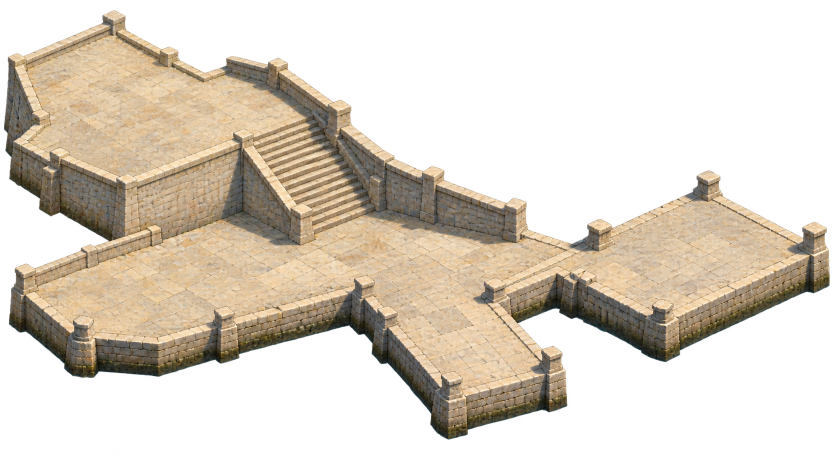
#> input picture portfolio-world/art-source/runtime-r24-foundation-master/foundation-master-a-imagegen-source.png, 1672 x 941 px (shown at 1/2 size); its folder holds 2 pictures in this run
$ python build-r24-foundation-master-candidates.py
#> lines starting #> are read from the running program, lines starting #| are printed output that depends on the picture; after the words box and inside, x2 and y2 are one past the last pixel; in counts of white or black regions, pixels touching at a corner belong together
#!/usr/bin/env python3
"""Calibrate R2.4 ImageGen foundation studies into transparent design-space candidates.

This is deliberately an offline Phase-A art pipeline.  It never reads or writes
runtime source, gameplay geometry, collision data, or visual coverage assets.
"""
from __future__ import annotations

import hashlib
import json
from pathlib import Path

from PIL import Image, ImageDraw, ImageFilter, ImageFont


ROOT = Path(__file__).resolve().parents[2]
SOURCE = ROOT / "portfolio-world" / "art-source" / "runtime-r24-foundation-master"
ASSETS = ROOT / "portfolio-world" / "public" / "assets" / "canonical-r2" / "candidates" / "runtime-r24-foundation-master"
EVIDENCE = ROOT / "reports" / "portfolio-world-rebuild" / "evidence" / "runtime-r24-foundation-master"
MANIFEST = ROOT / "data" / "portfolio-world" / "runtime-r24-foundation-master-candidates.json"
CANONICAL = ROOT / "reports" / "portfolio-world-rebuild" / "evidence" / "gameplay-projection-refinement" / "projection-a-elevated-gameplay.png"
ART = ROOT / "portfolio-world" / "public" / "assets" / "canonical-r2"
SIZE = (1920, 1080)


def ensure() -> None:
    ASSETS.mkdir(parents=True, exist_ok=True)
    EVIDENCE.mkdir(parents=True, exist_ok=True)


def clean_alpha(image: Image.Image) -> Image.Image:
    """Keep authored alpha; erase only near-transparent fringe pixels."""
    image = image.convert("RGBA")
#> image is the input picture: PIL image 1672x941 RGBA; mean R, G, B, A 79.9, 70.8, 57.9, 110.9
    alpha = image.getchannel("A").point(lambda value: 0 if value < 18 else value)
    image.putalpha(alpha)
    return image


def calibrated(source_name: str, placement: tuple[int, int, int, int]) -> Image.Image:
    source = clean_alpha(Image.open(SOURCE / source_name))
    x, y, width, height = placement
    source = source.resize((width, height), Image.Resampling.LANCZOS)
    canvas = Image.new("RGBA", SIZE, (0, 0, 0, 0))
#> canvas: PIL image 1920x1080 RGBA; every value is 0
    canvas.alpha_composite(source, (x, y))
#> call 2 of calibrated, with source_name = 'foundation-master-b-imagegen-source.png', placement = (20, 48, 1870, 1052)
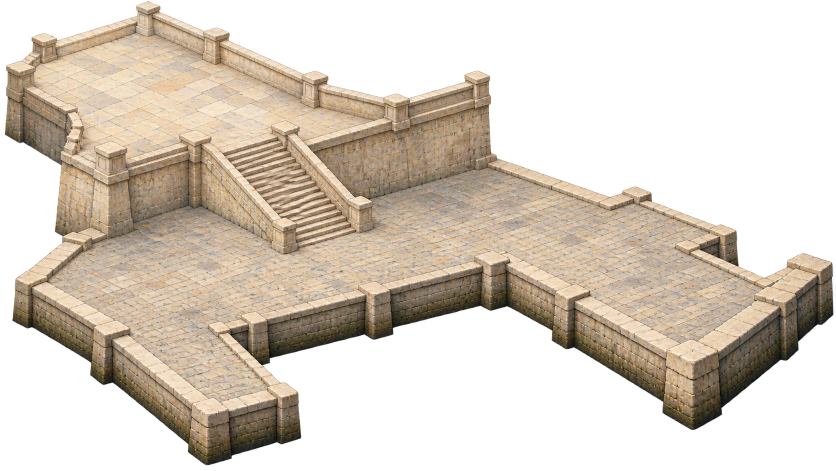
#> input picture portfolio-world/art-source/runtime-r24-foundation-master/foundation-master-b-imagegen-source.png, 1672 x 941 px (shown at 1/2 size)
#> in clean_alpha, image is the input picture: PIL image 1672x941 RGBA; mean R, G, B, A 91.9, 81.7, 69.2, 127.5
#> in calibrated (call 2), `canvas.alpha_composite(source, (x, y))`:
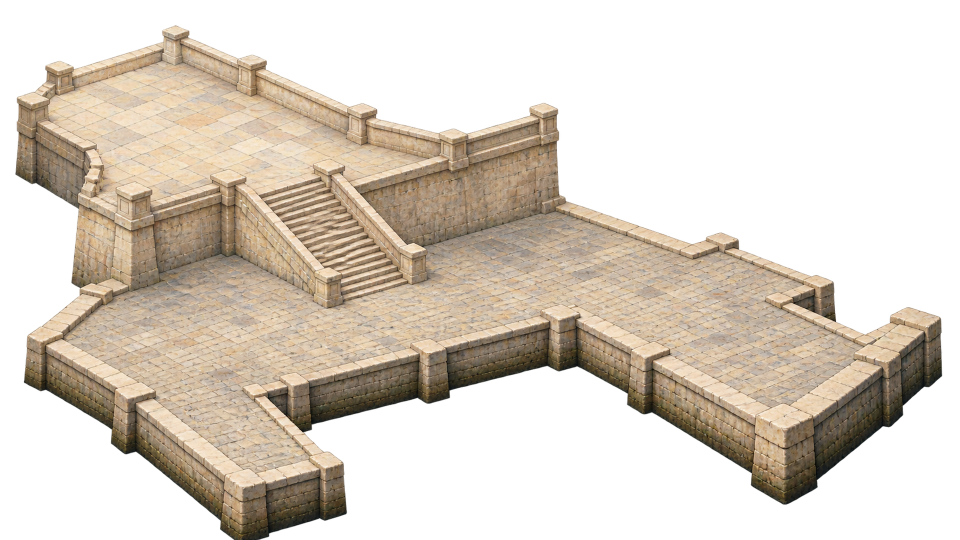
#> canvas: PIL image 1920x1080 RGBA (shown at 1/2 size); mean R, G, B, A 86, 76.4, 64.7, 120.9; transparent parts drawn white
    return canvas


def alpha_slice(master: Image.Image, lower: int, upper: int) -> Image.Image:
    """Prepared Phase-B structural slice; it is not imported by the current runtime."""
#> called with lower = 330, upper = 1080
    result = master.copy()
    alpha = result.getchannel("A")
#> alpha: PIL image 1920x1080 L
    mask = Image.new("L", SIZE, 0)
#> mask: PIL image 1920x1080 L; every value is 0
    ImageDraw.Draw(mask).rectangle((0, lower, SIZE[0], upper), fill=255)
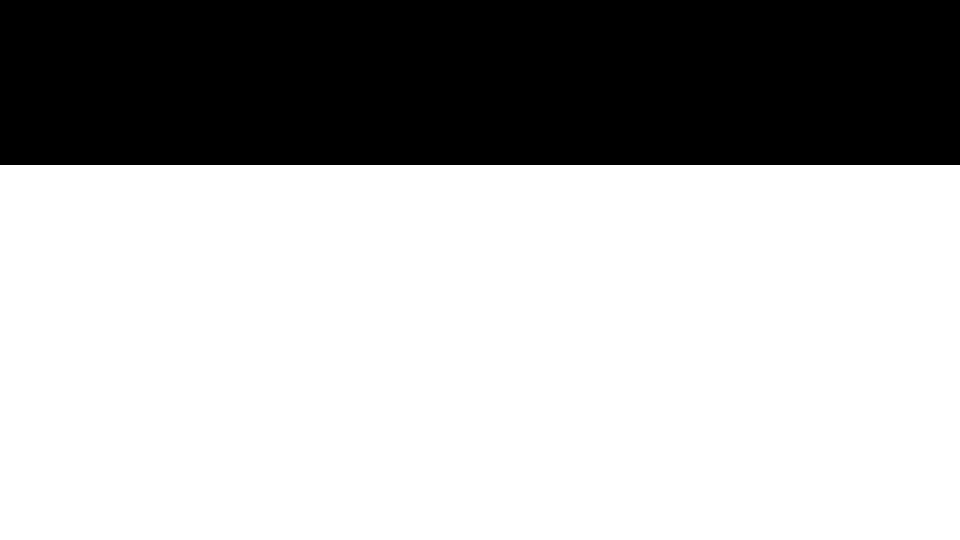
#> mask: PIL image 1920x1080 L (shown at 1/2 size); 69.4% white; 1 black region, box (x1, y1, x2, y2) and area: (0, 0, 1920, 330) 633600
    alpha = Image.composite(alpha, Image.new("L", SIZE, 0), mask)
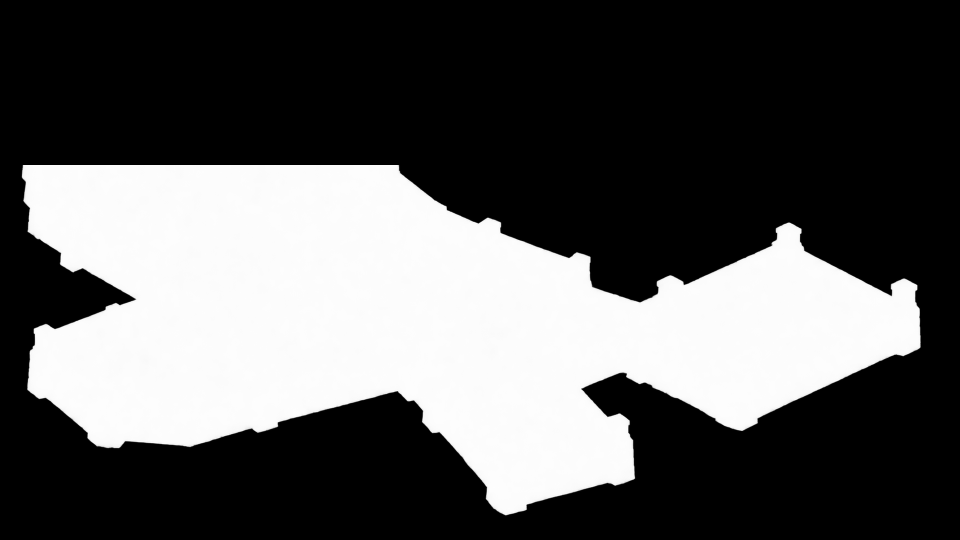
#> alpha: PIL image 1920x1080 L (shown at 1/2 size); min 0, max 255, mean 87.5
    result.putalpha(alpha)
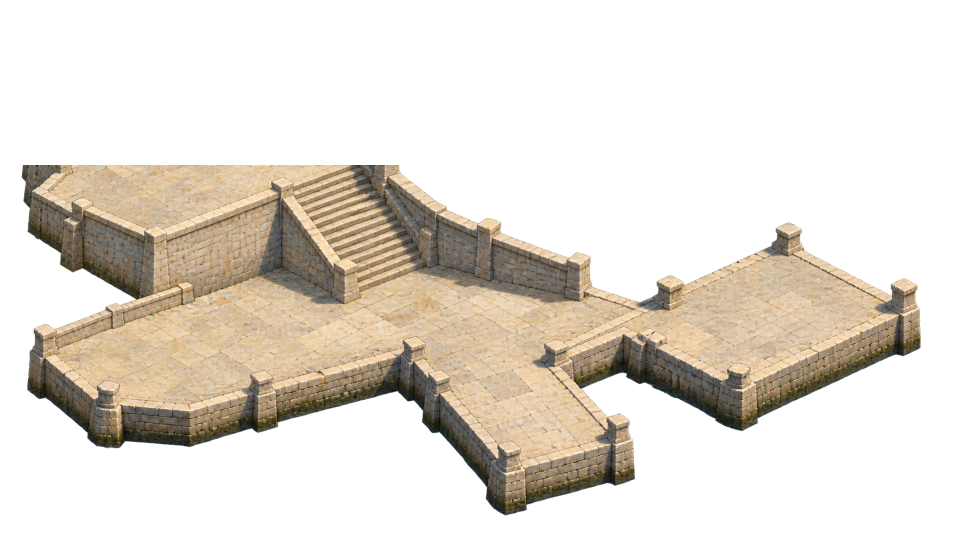
#> result: PIL image 1920x1080 RGBA (shown at 1/2 size); mean R, G, B, A 70.6, 62.6, 51.3, 87.5; transparent parts drawn white
    return result


# [18 lines left out: functions checker, labelled, not called in this run]


def preview(master: Image.Image, candidate: str) -> Image.Image:
    # The pale cyan is a neutral review backdrop, not part of the transparent foundation asset.
#> called with candidate = 'A'
    output = Image.new("RGBA", SIZE, "#2e9caf")
    output.alpha_composite(master)
    placements = [
        ("architecture/hall-b.png", 135, 0, 605, 320),
        ("architecture/workshop-c.png", 85, 520, 505, 280),
        ("architecture/office-b.png", 700, 505, 280, 205),
        ("ships/secondary-b.png", 1045, 240, 275, 255),
        ("ships/workboat-a.png", 1140, 470, 140, 75),
        ("ships/hero-b.png", 1325, 115, 595, 685),
    ]
    for path, x, y, w, h in placements:
        layer = Image.open(ART / path).convert("RGBA").resize((w, h), Image.Resampling.LANCZOS)
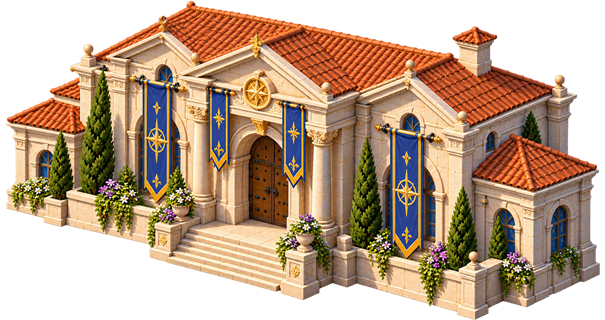
#> input picture world/assets/canonical-r2/architecture/hall-b.png, 605 x 320 px, found by its file name
#> layer is the input picture: PIL image 605x320 RGBA; mean R, G, B, A 110.6, 84.7, 62.2, 171.5
        output.alpha_composite(layer, (x, y))
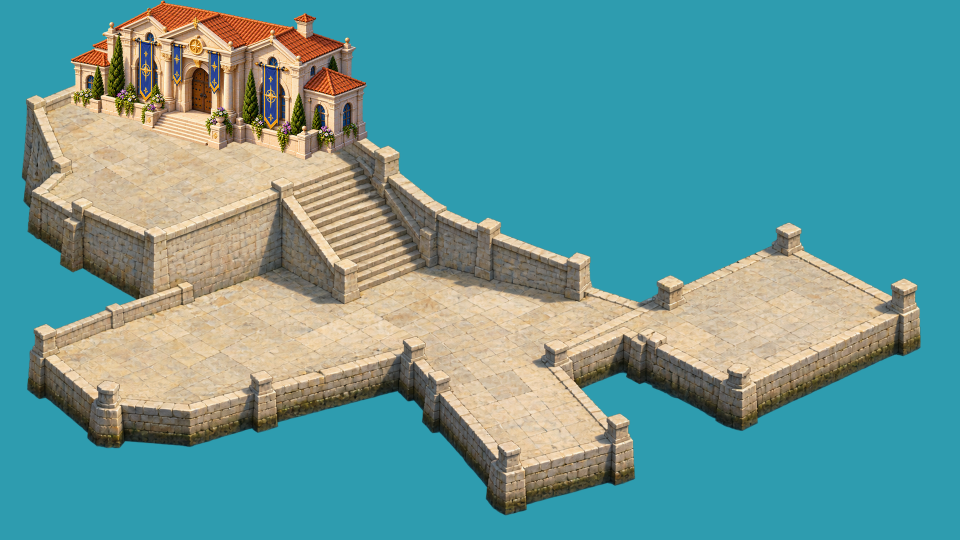
#> output: PIL image 1920x1080 RGBA (shown at 1/2 size); mean R, G, B, A 100.8, 154, 152.5, 255
    player = Image.open(ART / "player/player-a.png").convert("RGBA").resize((28, 56), Image.Resampling.LANCZOS)
    output.alpha_composite(player, (429, 729))  # P1 bottom anchor = 443,785
    return labelled(output, f"R2.4 FOUNDATION {candidate} — CALIBRATED REVIEW")


def save_png(image: Image.Image, path: Path) -> None:
    image.save(path, "PNG", optimize=True)


def sha(path: Path) -> str:
    return hashlib.sha256(path.read_bytes()).hexdigest()


# [43 lines left out: functions material_review, comparison, canonical_board, not called in this run]


def main() -> None:
    ensure()
    # Placement constants are deterministic calibration decisions in 1920×1080 design space.
    a = calibrated("foundation-master-a-imagegen-source.png", (35, 74, 1820, 1024))
    b = calibrated("foundation-master-b-imagegen-source.png", (20, 48, 1870, 1052))
    candidates = {"a": a, "b": b}
    for candidate, master in candidates.items():
        master_path = ASSETS / f"foundation-master-{candidate}.png"
        save_png(master, master_path)
        save_png(alpha_slice(master, 330, 1080), ASSETS / f"foundation-master-{candidate}-vertical-structure.png")
        save_png(master, EVIDENCE / f"0{1 if candidate == 'a' else 2}-foundation-master-{candidate}.png")
        save_png(preview(master, candidate.upper()), EVIDENCE / f"0{5 if candidate == 'a' else 6}-{candidate}-full-composition-preview.png")
    save_png(comparison(a, b), EVIDENCE / "04-foundation-candidate-comparison.png")
    save_png(canonical_board(a, b), EVIDENCE / "08-canonical-vs-foundation-candidates.png")
    save_png(material_review(b), EVIDENCE / "09-foundation-material-review.png")
    scene_check = {
        "automated": {"dimensions": "PASS", "transparentCanvas": "PASS", "runtimeImports": "PASS (checked by test)", "forbiddenAssetComposite": "PASS (pipeline allowlist contains only source art and review-only locked overlays)"},
        "manual": {"noBuildings": "PASS", "noShips": "PASS", "noPlayer": "PASS", "noSkyTownMountainsLighthouseUI": "PASS", "noCompleteWaterIllustration": "PASS"},
        "note": "Capstones and structural corner piers are quay/retaining construction, not props.",
    }
    (EVIDENCE / "scene-plate-check.json").write_text(json.dumps(scene_check, indent=2) + "\n", encoding="utf-8")
    manifest = {
        "schema": "portfolio-world.runtime-r24-foundation-master-candidates.v1",
        "phase": "R2.4 Phase A — candidate production only",
        "designSpace": {"width": 1920, "height": 1080},
        "generation": {"method": "ImageGen environment-art studies + deterministic alpha cleanup, design-space calibration, and preview compositing", "collisionSource": "never", "runtimeImported": False},
        "candidates": [],
        "recommendedCandidate": "foundation-master-b",
        "humanSelection": "PENDING",
    }
    score = {"a": {"canonicalResemblance": 4, "architecturalContinuity": 4, "limestoneQuality": 4, "hallLowerDepth": 5, "quayQuality": 3, "runtimeSuitability": 4, "total": 24}, "b": {"canonicalResemblance": 4, "architecturalContinuity": 5, "limestoneQuality": 4, "hallLowerDepth": 5, "quayQuality": 5, "runtimeSuitability": 4, "total": 27}}
    for candidate in ("a", "b"):
        master = ASSETS / f"foundation-master-{candidate}.png"
        vertical = ASSETS / f"foundation-master-{candidate}-vertical-structure.png"
        manifest["candidates"].append({"id": f"foundation-master-{candidate}", "files": {"base": str(master.relative_to(ROOT)).replace("\\", "/"), "verticalStructure": str(vertical.relative_to(ROOT)).replace("\\", "/")}, "source": str((SOURCE / f"foundation-master-{candidate}-imagegen-source.png").relative_to(ROOT)).replace("\\", "/"), "dimensions": {"width": 1920, "height": 1080}, "transparency": {"mode": "RGBA", "outsideFoundation": "transparent", "alphaVerified": True}, "calibration": {"placement": "deterministic 1920×1080 placement; geometry untouched", "localizedWarp": "not required after source review"}, "hashes": {"baseSha256": sha(master), "verticalStructureSha256": sha(vertical)}, "scores": score[candidate]})
    MANIFEST.write_text(json.dumps(manifest, indent=2) + "\n", encoding="utf-8")


if __name__ == "__main__":
#> (the run stopped early here; a loop or call above may not have finished)
